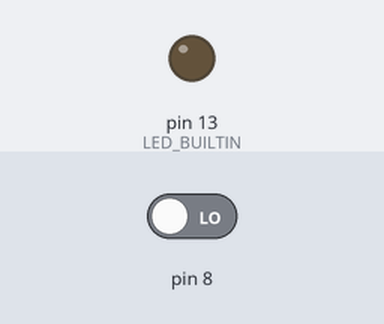
Bench run of a sketch on a simulated Arduino Uno, built with avr-gcc and run on an emulated ATmega328P. Shown: output pins drawn as LEDs (lit = HIGH). Inputs (shaded band) come from the test bench; at power-on: pin 8 LOW.

Above: at 1.2 s.
1.3 s: pin 8 driven HIGH
At 2.3 s:
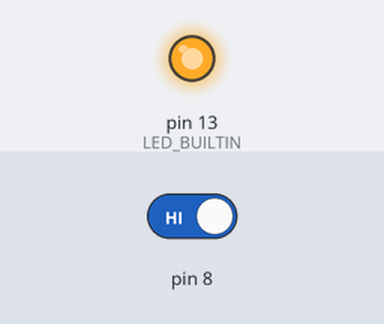
2.8 s: pin 8 driven LOW
At 3.5 s:
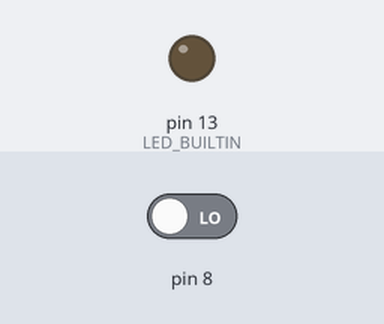
Timing chart, 0 to 5.8 s (numbered marks = the images above; inputs shaded):
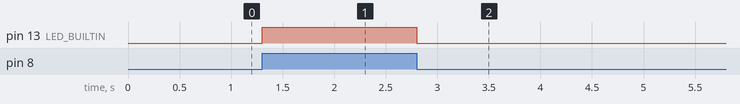

Measured:
- after the input at 1.3 s, pin 13 (LED_BUILTIN): LOW → HIGH at once
- after the input at 2.8 s, pin 13 (LED_BUILTIN): HIGH → LOW at once

The sketch:

sketch_jun01a.ino
```cpp
struct PinConfig {
  byte led = LED_BUILTIN;
  byte switch_button = 8;
};

class Led {
 public:
  explicit Led(PinConfig pin_config)
      : pin_config_(pin_config) {
    pinMode(pin_config_.led, OUTPUT);
  }

  void TurnOn() {
    digitalWrite(pin_config_.led, HIGH);
  }

  void TurnOff() {
    digitalWrite(pin_config_.led, LOW);
  }

 private:
  PinConfig pin_config_;
};

class SwitchButton {
 public:
  explicit SwitchButton(PinConfig pin_config)
      : pin_config_(pin_config) {
    pinMode(pin_config_.switch_button, INPUT);
  }

  bool IsPressed() {
    return digitalRead(pin_config_.switch_button);
  }

 private:
  PinConfig pin_config_;
};

class ArduinoBoard {
 public:
  explicit ArduinoBoard(PinConfig pin_config)
      : led_(new Led(pin_config))
      , switch_button_(new SwitchButton(pin_config)) {
  }

  void HandleInputs() {
    if (switch_button_->IsPressed()) {
      led_->TurnOn();
    } else {
      led_->TurnOff();
    }
  }

 private:
  Led* led_;
  SwitchButton* switch_button_;
};

ArduinoBoard* arduino_board;

void setup() {
  PinConfig pin_config;
  arduino_board = new ArduinoBoard(pin_config);
}

void loop() {
  arduino_board->HandleInputs();
}
```
